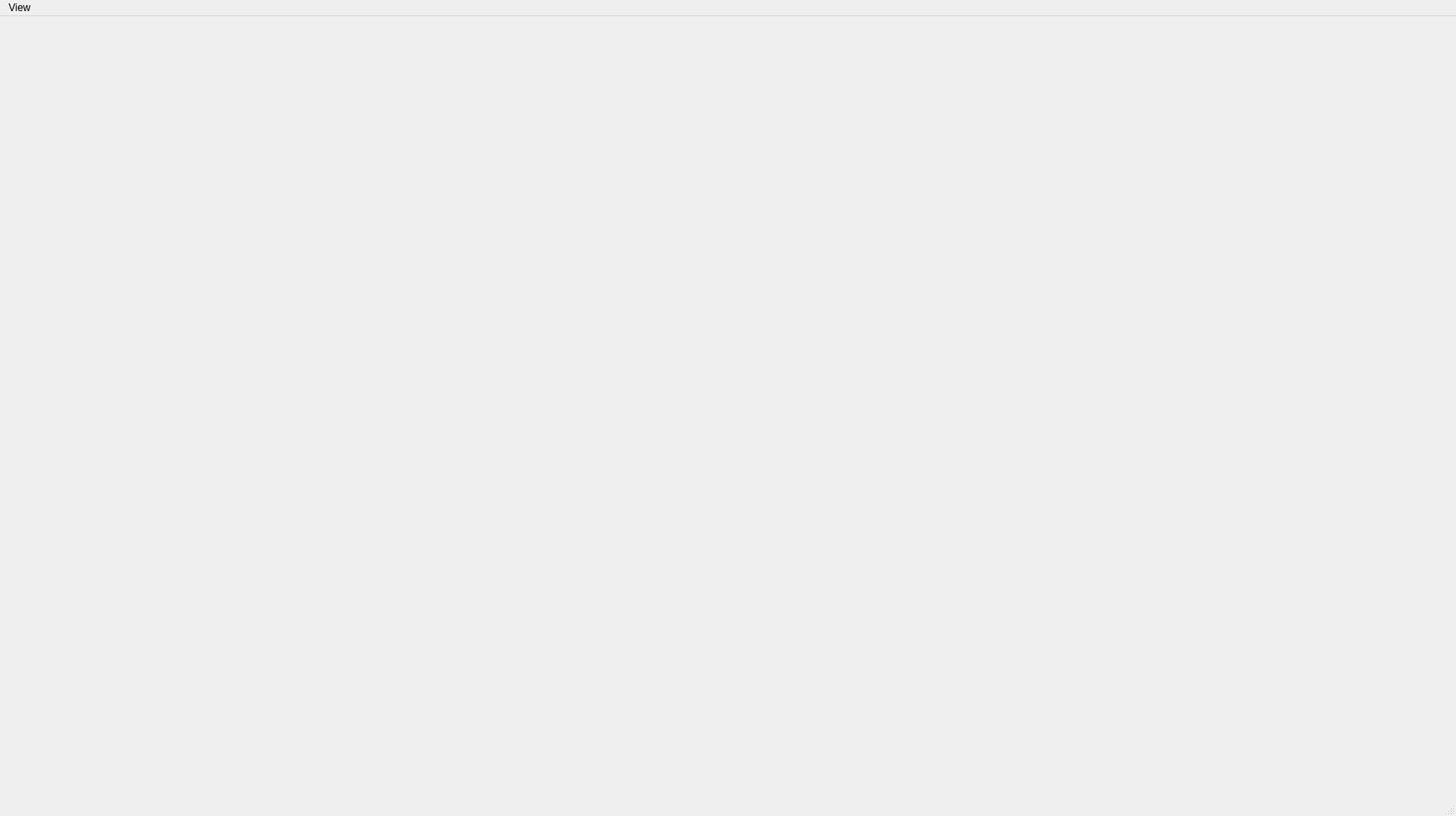
<?xml version="1.0" encoding="UTF-8"?>
<ui version="4.0">
 <class>SateMainWindow</class>
 <widget class="QMainWindow" name="SateMainWindow">
  <property name="geometry">
   <rect>
    <x>0</x>
    <y>0</y>
    <width>1704</width>
    <height>955</height>
   </rect>
  </property>
  <property name="windowTitle">
   <string>SATE</string>
  </property>
  <property name="windowIcon">
   <iconset resource="sate_resources.qrc">
    <normaloff>:/img/icons/sate.png</normaloff>:/img/icons/sate.png</iconset>
  </property>
  <widget class="QWidget" name="centralwidget"/>
  <widget class="QMenuBar" name="menubar">
   <property name="geometry">
    <rect>
     <x>0</x>
     <y>0</y>
     <width>1704</width>
     <height>24</height>
    </rect>
   </property>
   <widget class="QMenu" name="menuView">
    <property name="title">
     <string>View</string>
    </property>
    <addaction name="actionDarkMode"/>
    <addaction name="actionLightMode"/>
    <addaction name="separator"/>
   </widget>
   <addaction name="menuView"/>
  </widget>
  <widget class="QStatusBar" name="statusbar"/>
  <action name="actionDarkMode">
   <property name="checkable">
    <bool>true</bool>
   </property>
   <property name="checked">
    <bool>true</bool>
   </property>
   <property name="text">
    <string>Dark Mode</string>
   </property>
  </action>
  <action name="actionLightMode">
   <property name="checkable">
    <bool>true</bool>
   </property>
   <property name="text">
    <string>Light Mode</string>
   </property>
  </action>
 </widget>
 <resources>
  <include location="sate_resources.qrc"/>
 </resources>
 <connections/>
</ui>
